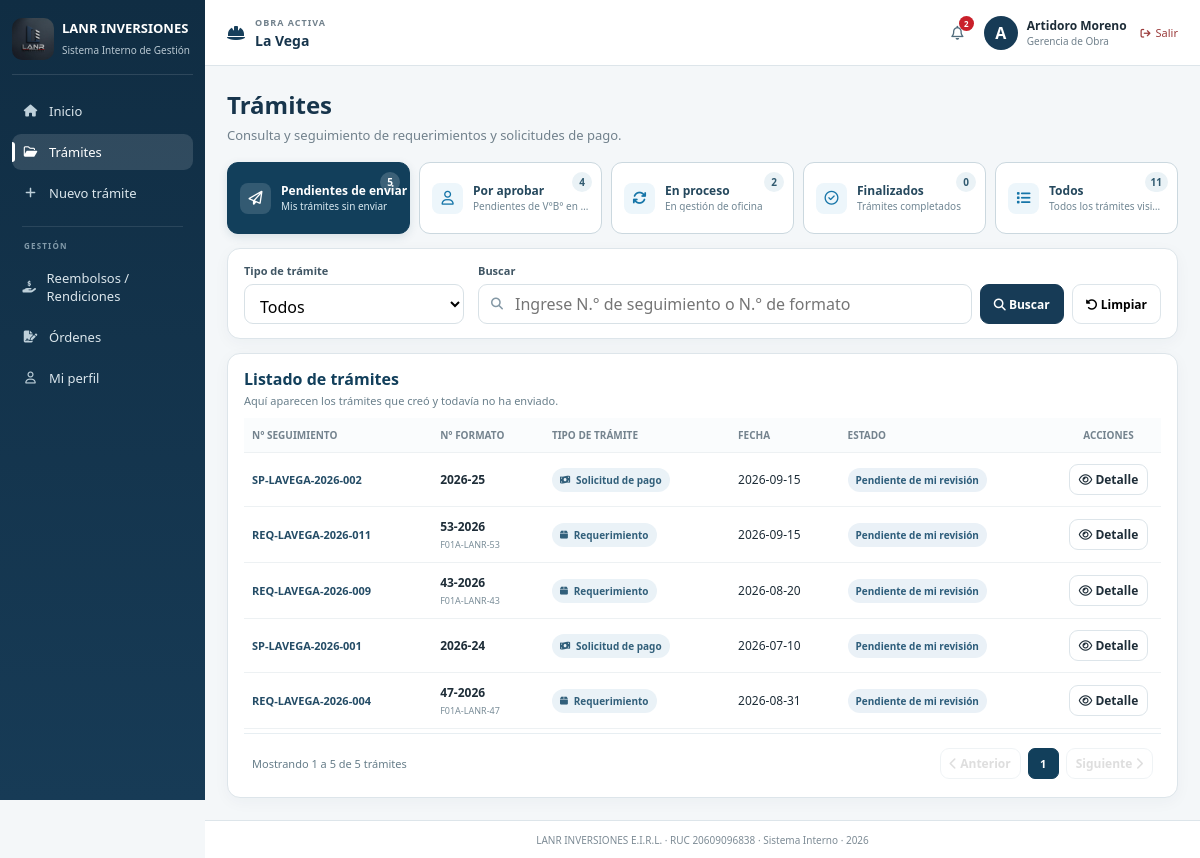
Screenshot of /requests (signed in) with the database file from the repository.
### tables this page shows
CREATE TABLE obras(
        id INTEGER PRIMARY KEY,
        nombre TEXT NOT NULL,
        codigo TEXT UNIQUE NOT NULL,
        proyecto TEXT,
        ubicacion TEXT,
        active INTEGER DEFAULT 1,
        created_at TEXT,
        updated_at TEXT
    );

CREATE TABLE users(
        id INTEGER PRIMARY KEY,
        full_name TEXT,
        username TEXT UNIQUE COLLATE NOCASE,
        password_hash TEXT,
        role TEXT,
        email TEXT,
        phone TEXT,
        profile_photo TEXT,
        must_change INTEGER DEFAULT 0,
        active INTEGER DEFAULT 1,
        created_at TEXT,
        updated_at TEXT,
        last_login TEXT
    );

CREATE TABLE tramites(
        id INTEGER PRIMARY KEY,
        obra_id INTEGER,
        tracking TEXT UNIQUE,
        tipo TEXT,
        subtipo TEXT,
        numero TEXT,
        fecha TEXT,
        proyecto TEXT,
        lugar TEXT,
        beneficiario TEXT,

        dni_ruc TEXT,
        modalidad_pago TEXT,
        responsable TEXT,
        tipo_comprobante TEXT,
        banco TEXT,
        nro_comprobante TEXT,
        cuenta_cci TEXT,
        abono REAL,
        observaciones TEXT,

        prioridad TEXT DEFAULT 'Normal',
        fecha_requerida TEXT,

        estado TEXT,
        formato TEXT,
        creador INTEGER,
        creado TEXT
    , celular TEXT, moneda TEXT DEFAULT 'PEN', fecha_limite_pago TEXT, amortizacion REAL DEFAULT 0, saldo_pendiente REAL DEFAULT 0);

### app.py (the view)
@app.route('/requests')
@login_required
def requests():
    u = user()
    obra = active_project()
    if not obra:
        flash('No tienes una obra activa asignada.', 'danger')
        return redirect(url_for('home'))
    c = db()
    ts = c.execute(
        '''
        SELECT t.*, creador.full_name AS creador_nombre
        FROM tramites t
        JOIN users creador ON creador.id=t.creador
        WHERE t.obra_id=?
        ORDER BY t.id DESC
        ''',
        (obra['id'],)
    ).fetchall()
    ts = [t for t in ts if _can_user_view_tramite(c, t, u)]
    c.close()
    return render_template('requests.html', user=u, requests=ts)

### app.py (called while the page is built, shortened)
@app.after_request
def add_no_cache_headers(response):
    if request.path.startswith('/static/'):
        response.headers['Cache-Control'] = 'no-store, no-cache, must-revalidate, max-age=0'
        response.headers['Pragma'] = 'no-cache'
        response.headers['Expires'] = '0'
    return response

def db():
    c = sqlite3.connect(DB)
    c.row_factory = sqlite3.Row
    return c

@app.context_processor
def project_context():
    if 'uid' not in session:
        return {
            'active_project': None,
            'available_projects': []
        }
    c = db()
    available_projects = c.execute(
        '''
        SELECT o.*
        FROM obras o

        JOIN usuario_obra uo
            ON uo.obra_id = o.id

        WHERE uo.usuario_id=?
        AND o.active=1
        AND uo.active=1

        ORDER BY o.nombre
        ''',
        (session['uid'],)
    ).fetchall()
    c.close()
    return {
        'active_project': active_project(),
        'available_projects': available_projects
    }

def user():
    if 'uid' not in session:
        return None
    c = db()
    u = c.execute('select * from users where id=?',
                  (session['uid'],)).fetchone()
    c.close()
    return u

def login_required(fn):
    from functools import wraps
    @wraps(fn)
    def w(*a, **k):
        if 'uid' not in session:
            return redirect(
                url_for('login')
            )
        c = db()
        account = c.execute(
            '''
            SELECT active
            FROM users
            WHERE id=?
            ''',
            (session['uid'],)
        ).fetchone()
        c.close()
        return fn(*a, **k)
    return w

def _can_user_view_tramite(c, t, u):
    if t['estado'] == 'Pendiente de mi revisión':
        return t['creador'] == u['id']
    if t['tipo'] == 'REQ' and t['estado'] == 'Pendiente de aprobación':
        if t['creador'] == u['id']:
            return True
        approval = c.execute(
            'SELECT 1 FROM approvals WHERE tramite_id=? AND usuario_id=? LIMIT 1',
            (t['id'], u['id'])
        ).fetchone()
        return approval is not None
    return True

### templates/requests.html (shortened to what this page needs)
{% extends 'base.html' %}
{% block body_class %}page-requests{% endblock %}
{% block content %}
<div class="pagehead"><div><h1>Trámites</h1><p>Consulta y seguimiento de requerimientos y solicitudes de pago.</p></div></div>
<div class="tramite-status-tabs" id="tramiteStatusTabs" aria-label="Estado de los trámites">
 <button type="button" class="tramite-status-tab active" data-flujo="pendientes">
  <i class="fa-regular fa-paper-plane"></i><span class="tramite-tab-text"><strong>Pendientes de enviar</strong><small>Mis trámites sin enviar</small></span><span class="tramite-tab-count" id="countPendientes">0</span>
 </button>
 <button type="button" class="tramite-status-tab" data-flujo="aprobar">
  <i class="fa-regular fa-user"></i><span class="tramite-tab-text"><strong>Por aprobar</strong><small>Pendientes de V°B° en obra</small></span><span class="tramite-tab-count" id="countAprobar">0</span>
 </button>
 <button type="button" class="tramite-status-tab" data-flujo="proceso">
  <i class="fa-solid fa-arrows-rotate"></i><span class="tramite-tab-text"><strong>En proceso</strong><small>En gestión de oficina</small></span><span class="tramite-tab-count" id="countProceso">0</span>
 </button>
 <button type="button" class="tramite-status-tab" data-flujo="finalizados">
  <i class="fa-regular fa-circle-check"></i><span class="tramite-tab-text"><strong>Finalizados</strong><small>Trámites completados</small></span><span class="tramite-tab-count" id="countFinalizados">0</span>
 </button>
 <button type="button" class="tramite-status-tab" data-flujo="todos">
  <i class="fa-solid fa-list"></i><span class="tramite-tab-text"><strong>Todos</strong><small>Todos los trámites visibles</small></span><span class="tramite-tab-count" id="countTodos">0</span>
 </button>
</div>
<div class="card tramite-search-card">
 <div class="tramite-search-grid-v2">
  <div class="field"><label for="tramiteTipoV2">Tipo de trámite</label><select id="tramiteTipoV2"><option value="">Todos</option><option value="REQ">Requerimiento</option><option value="SP">Solicitud de pago</option></select></div>
  <div class="field search-main-field"><label for="requestSearchV2">Buscar</label><div class="request-search-row"><div class="search-input-wrapper request-search-input-grow"><input id="requestSearchV2" type="text" inputmode="numeric" pattern="[0-9]*" placeholder="Ingrese N.° de seguimiento o N.° de formato" autocomplete="off"></div><button type="button" class="btn primary" id="btnBuscarTramite"><i class="fa-solid fa-magnifying-glass"></i> Buscar</button><button type="button" class="btn" id="btnLimpiarTramite"><i class="fa-solid fa-rotate-left"></i> Limpiar</button></div><small id="searchHelp" class="muted"></small></div>
 </div>
</div>
<div class="card tramite-list-card">
 <div class="tramite-list-head"><div><h3>Listado de trámites</h3><p id="tramiteTabNote">Aquí aparecen los trámites que creó y todavía no ha enviado.</p></div></div>
 <div class="tablewrap"><table class="tramites-unified-table">
<thead><tr><th>N° seguimiento</th><th>N° formato</th><th>Tipo de trámite</th><th>Fecha</th><th>Estado</th><th>Acciones</th></tr></thead>
<tbody id="requestsBody">
{% for t in requests %}
{% set estados_finales = ['Finalizada','Cerrado','Regularizado','Anulada','Anulado','Atendido','Aprobada','Aprobado'] %}
{% if t.estado == 'Pendiente de mi revisión' %}{% set flujo = 'pendientes' %}{% elif t.estado == 'Pendiente de aprobación' %}{% set flujo = 'aprobar' %}{% elif t.estado in estados_finales %}{% set flujo = 'finalizados' %}{% else %}{% set flujo = 'proceso' %}{% endif %}
<tr class="tramite-row" data-flujo="{{ flujo }}" data-tipo="{{ t.tipo }}" data-seguimiento="{{ (t.tracking or '')|lower }}" data-numero="{{ (t.numero or '')|string|lower }}" data-formato="{{ (t.formato or '')|lower }}">
<td><strong class="tracking-code">{{ t.tracking }}</strong></td>
<td class="request-code-cell"><strong>{{ t.numero }}</strong>{% if t.formato %}<small>{{ t.formato }}</small>{% endif %}</td>
<td>{% if t.tipo=='REQ' %}<span class="type-pill req"><i class="fa-solid fa-box"></i> Requerimiento</span>{% elif t.tipo=='SP' %}<span class="type-pill sp"><i class="fa-solid fa-money-bill-wave"></i> Solicitud de pago</span>{% else %}{{ t.tipo }}{% endif %}</td>
<td>{{ t.fecha }}</td>
<td><span class="pill">{% if t.estado == 'Pendiente de mi revisión' %}Pendiente de mi revisión{% elif t.estado == 'Pendiente de aprobación' %}Pendiente de V°B°{% else %}{{ t.estado }}{% endif %}</span></td>
<td><div class="request-actions"><a class="btn small" href="{{ url_for('request_detail',tid=t.id) }}"><i class="fa-regular fa-eye"></i> Detalle</a></div></td>
</tr>
{% endfor %}
</tbody></table></div>
 <div class="tramite-pagination" id="tramitePagination" hidden>
  <div class="tramite-pagination-info" id="tramitePaginationInfo"></div>
  <div class="tramite-pagination-controls">
   <button type="button" class="btn small" id="tramitePrevPage"><i class="fa-solid fa-chevron-left"></i> Anterior</button>
   <div class="tramite-page-numbers" id="tramitePageNumbers"></div>
   <button type="button" class="btn small" id="tramiteNextPage">Siguiente <i class="fa-solid fa-chevron-right"></i></button>
  </div>
 </div>
</div>
{% endblock %}

### templates/base.html (shortened to what this page needs)
<!doctype html>
<html lang="es">
  <head>
    <link
      rel="stylesheet"
      href='{{ url_for("static", filename="css/styles.css") }}'
    />
    <link
      rel="stylesheet"
      href="https://cdnjs.cloudflare.com/ajax/libs/font-awesome/6.5.2/css/all.min.css"
    />
  </head>
  <body class="{% block body_class %}{% endblock %}">
    {% if user %}
    <div class="app">
      <aside class="sidebar" id="sidebar">
        <div class="brand">
          <img
            src='{{ url_for("static", filename="logo-lanr.jpeg") }}'
            alt="LANR Inversiones"
          />
          <div>
            <strong>LANR INVERSIONES</strong>
            <span>Sistema Interno de Gestión</span>
          </div>
        </div>
        <nav>
          <a
            href='{{ url_for("home") }}'
            class="{% if request.endpoint == 'home' %}active{% endif %}"
          >
            <i class="fa-solid fa-house"></i>
            <span>Inicio</span>
          </a>
          <a
            href='{{ url_for("requests") }}'
            class="{% if request.endpoint in ['requests', 'request_detail'] %}active{% endif %}"
          >
            <i class="fa-regular fa-folder-open"></i>
            <span>Trámites</span>
          </a>
          {% if user.role in ['Gerencia de Obra', 'Control y Planeamiento', 'Administración', 'Logística', 'Tesorería', 'Contabilidad', 'Sistemas'] %}
          <a
            href='{{ url_for("new_request") }}'
            class="{% if request.endpoint in ['new_request', 'new_requirement', 'new_payment_request', 'create_requirement', 'create_payment_request'] %}active{% endif %}"
          >
            <i class="fa-solid fa-plus"></i>
            <span>Nuevo trámite</span>
          </a>
          {% endif %}
          <div class="nav-divider"></div>
          <span class="nav-section">GESTIÓN</span>
          <a href='{{ url_for("reimbursements") }}' class="{% if request.endpoint in ['reimbursements','new_reimbursement'] %}active{% endif %}">
            <i class="fa-solid fa-hand-holding-dollar"></i><span>Reembolsos / Rendiciones</span>
          </a>
          <a href='{{ url_for("orders") }}' class="{% if request.endpoint in ['orders','new_order'] %}active{% endif %}">
            <i class="fa-solid fa-file-signature"></i><span>Órdenes</span>
          </a>
          <a
            href='{{ url_for("profile") }}'
            class="{% if request.endpoint == 'profile' %}active{% endif %}"
          >
            <i class="fa-regular fa-user"></i>
            <span>Mi perfil</span>
          </a>
        </nav>
      </aside>
      <main>
        <header>
          <div class="work project-selector">
            {% if active_project %} {% if available_projects|length > 1 %}
            <div class="project-selector-main">
              <i class="fa-solid fa-helmet-safety"></i>
              <div>
                <span class="project-selector-label"> OBRA ACTIVA </span>
                <select
                  class="project-select"
                  onchange="
                    if (this.value) {
                      document
                        .getElementById('project-form-' + this.value)
                        .submit();
                    }
                  "
                  aria-label="Seleccionar obra"
                >
                  {% for project in available_projects %}
                  <option
                    value="{{ project.id }}"
                    {% if project.id == active_project.id %}selected{% endif %}
                  >
                    {{ project.nombre }}
                  </option>
                  {% endfor %}
                </select>
              </div>
            </div>
            {% for project in available_projects %}
            <form
              id="project-form-{{ project.id }}"
              method="post"
              action="{{ url_for('select_project', obra_id=project.id) }}"
              class="project-hidden-form"
            ></form>
            {% endfor %} {% else %}
            <div class="project-selector-main">
              <i class="fa-solid fa-helmet-safety"></i>
              <div>
                <span class="project-selector-label"> OBRA ACTIVA </span>
                <strong class="project-single-name">
                  {{ active_project.nombre }}
                </strong>
              </div>
            </div>
            {% endif %} {% endif %}
          </div>
          <div class="who">
            <div class="notification-wrapper">
              <button
                type="button"
                class="notification-button"
                title="Notificaciones"
                onclick="toggleNotifications()"
              >
                <i class="fa-regular fa-bell"></i>
                {% if notificaciones_no_leidas > 0 %}
                <span class="notification-count">
                  {{ notificaciones_no_leidas }}
                </span>
                {% endif %}
              </button>
            </div>
            <div class="avatar">
              {% if user.profile_photo %}
              <img
                src="{{ url_for(
      'static',
      filename='profile_photos/' ~ user.profile_photo
    ) }}"
                alt="Foto de {{ user.full_name }}"
              />
              {% else %}
              <span> {{ user.full_name[0]|upper }} </span>
              {% endif %}
            </div>
            <div class="user-data">
              <strong>{{ user.full_name }}</strong>
              <small>{{ user.role }}</small>
            </div>
            <a
              href='{{ url_for("logout") }}'
              class="logout-link"
              title="Cerrar sesión"
            >
              <i class="fa-solid fa-arrow-right-from-bracket"></i>
              <span>Salir</span>
            </a>
          </div>
        </header>
        <section class="content">
           {% block content %} {% endblock %}
        </section>
        <footer>
          LANR INVERSIONES E.I.R.L. · RUC 20609096838 · Sistema Interno · 2026
        </footer>
      </main>
    </div>
    {% else %} {% block guest %} {% endblock %} {% endif %}
  </body>
</html>

### rows the page displays
obras: nombre "La Vega"
users: full_name "A", full_name "Artidoro Moreno", role "Gerencia de Obra"
tramites: tracking "SP-LAVEGA-2026-002", numero "2026-25", tipo "SP" (drawn), fecha "2026-09-15", shows "Pendiente de mi revisión"
tramites: tracking "REQ-LAVEGA-2026-011", numero "53-2026", formato "F01A-LANR-53", tipo "REQ" (drawn), fecha "2026-09-15", shows "Pendiente de mi revisión"
tramites: tracking "REQ-LAVEGA-2026-009", numero "43-2026", formato "F01A-LANR-43", tipo "REQ" (drawn), fecha "2026-08-20", shows "Pendiente de mi revisión"
tramites: tracking "SP-LAVEGA-2026-001", numero "2026-24", tipo "SP" (drawn), fecha "2026-07-10", shows "Pendiente de mi revisión"
tramites: tracking "REQ-LAVEGA-2026-004", numero "47-2026", formato "F01A-LANR-47", tipo "REQ" (drawn), fecha "2026-08-31", shows "Pendiente de mi revisión"

### other values shown
{{ notificaciones_no_leidas }} "2"
